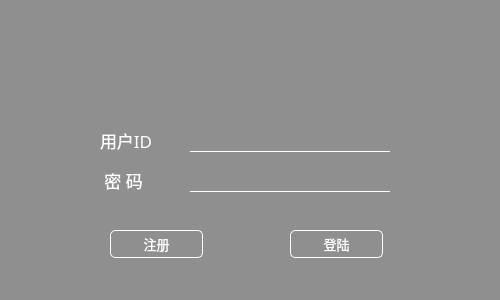
<?xml version="1.0" encoding="UTF-8"?>
<ui version="4.0">
 <class>Reg</class>
 <widget class="QDialog" name="Reg">
  <property name="geometry">
   <rect>
    <x>0</x>
    <y>0</y>
    <width>500</width>
    <height>300</height>
   </rect>
  </property>
  <property name="windowTitle">
   <string>Dialog</string>
  </property>
  <widget class="QPushButton" name="reg_registerButton">
   <property name="geometry">
    <rect>
     <x>110</x>
     <y>230</y>
     <width>93</width>
     <height>28</height>
    </rect>
   </property>
   <property name="font">
    <font>
     <family>等线</family>
     <pointsize>10</pointsize>
     <weight>50</weight>
     <bold>false</bold>
    </font>
   </property>
   <property name="styleSheet">
    <string notr="true">color: white; background: rgba(0,0,0,0); border: 1px solid white; border-radius: 5px;</string>
   </property>
   <property name="text">
    <string>注册</string>
   </property>
  </widget>
  <widget class="QLineEdit" name="reg_userId">
   <property name="geometry">
    <rect>
     <x>190</x>
     <y>128</y>
     <width>200</width>
     <height>24</height>
    </rect>
   </property>
   <property name="styleSheet">
    <string notr="true">color: white; background: rgba(0,0,0,0); border: 0px 1px, 0px, 0px; border-bottom: 1px solid white; </string>
   </property>
   <property name="locale">
    <locale language="English" country="UnitedStates"/>
   </property>
   <property name="maxLength">
    <number>20</number>
   </property>
  </widget>
  <widget class="QLabel" name="title">
   <property name="geometry">
    <rect>
     <x>0</x>
     <y>30</y>
     <width>500</width>
     <height>60</height>
    </rect>
   </property>
   <property name="text">
    <string/>
   </property>
   <property name="pixmap">
    <pixmap resource="../images.qrc">:/new/theme/images/theme/reglog_titlet.png</pixmap>
   </property>
   <property name="scaledContents">
    <bool>true</bool>
   </property>
  </widget>
  <widget class="QPushButton" name="reg_loginButton">
   <property name="geometry">
    <rect>
     <x>290</x>
     <y>230</y>
     <width>93</width>
     <height>28</height>
    </rect>
   </property>
   <property name="font">
    <font>
     <family>等线</family>
     <pointsize>10</pointsize>
    </font>
   </property>
   <property name="styleSheet">
    <string notr="true">color: white; background: rgba(0,0,0,0); border: 1px solid white; border-radius: 5px;</string>
   </property>
   <property name="text">
    <string>登陆</string>
   </property>
  </widget>
  <widget class="QWidget" name="widget" native="true">
   <property name="geometry">
    <rect>
     <x>0</x>
     <y>0</y>
     <width>500</width>
     <height>400</height>
    </rect>
   </property>
   <property name="styleSheet">
    <string notr="true">background: rgba(0,0,0,0.4);</string>
   </property>
   <widget class="QLabel" name="label">
    <property name="geometry">
     <rect>
      <x>100</x>
      <y>130</y>
      <width>80</width>
      <height>20</height>
     </rect>
    </property>
    <property name="font">
     <font>
      <family>等线</family>
      <pointsize>13</pointsize>
      <weight>50</weight>
      <bold>false</bold>
     </font>
    </property>
    <property name="styleSheet">
     <string notr="true">color: white; background: rgba(0,0,0,0);</string>
    </property>
    <property name="text">
     <string>用户ID</string>
    </property>
   </widget>
   <widget class="QLabel" name="label_2">
    <property name="geometry">
     <rect>
      <x>100</x>
      <y>170</y>
      <width>72</width>
      <height>20</height>
     </rect>
    </property>
    <property name="font">
     <font>
      <family>等线</family>
      <pointsize>13</pointsize>
      <weight>50</weight>
      <bold>false</bold>
     </font>
    </property>
    <property name="layoutDirection">
     <enum>Qt::LeftToRight</enum>
    </property>
    <property name="styleSheet">
     <string notr="true">color: white; background: rgba(0,0,0,0);</string>
    </property>
    <property name="text">
     <string> 密 码</string>
    </property>
   </widget>
  </widget>
  <widget class="QLineEdit" name="reg_password">
   <property name="geometry">
    <rect>
     <x>190</x>
     <y>168</y>
     <width>200</width>
     <height>24</height>
    </rect>
   </property>
   <property name="styleSheet">
    <string notr="true">color: white; background: rgba(0,0,0,0); border: 0px 1px, 0px, 0px; border-bottom: 1px solid white; </string>
   </property>
   <property name="locale">
    <locale language="English" country="UnitedStates"/>
   </property>
   <property name="maxLength">
    <number>20</number>
   </property>
   <property name="echoMode">
    <enum>QLineEdit::Password</enum>
   </property>
  </widget>
  <widget class="QLabel" name="background">
   <property name="geometry">
    <rect>
     <x>0</x>
     <y>0</y>
     <width>500</width>
     <height>300</height>
    </rect>
   </property>
   <property name="text">
    <string/>
   </property>
   <property name="pixmap">
    <pixmap resource="../images.qrc">:/new/theme/images/theme/bg3.jpg</pixmap>
   </property>
   <property name="scaledContents">
    <bool>true</bool>
   </property>
  </widget>
  <zorder>background</zorder>
  <zorder>widget</zorder>
  <zorder>reg_registerButton</zorder>
  <zorder>reg_userId</zorder>
  <zorder>title</zorder>
  <zorder>reg_loginButton</zorder>
  <zorder>reg_password</zorder>
 </widget>
 <resources>
  <include location="../images.qrc"/>
 </resources>
 <connections/>
</ui>
